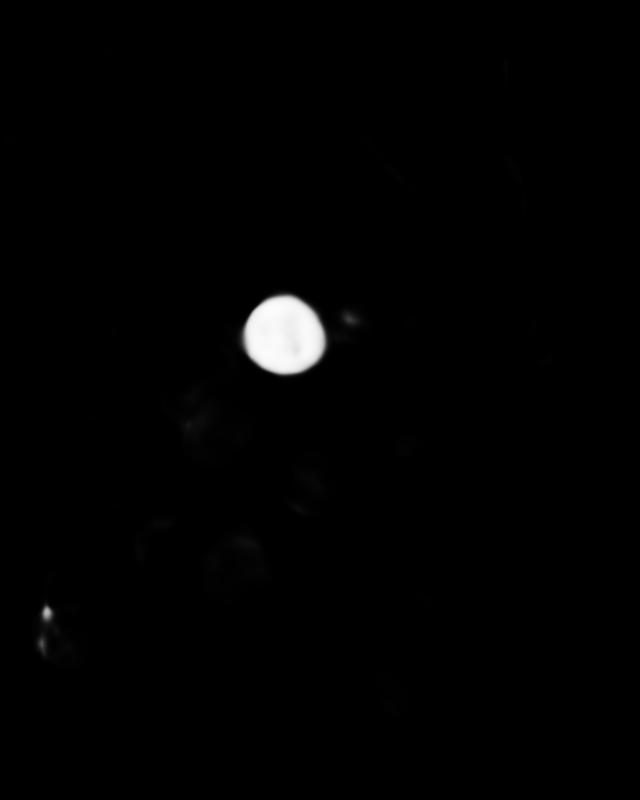

Source code (Python):
import argparse
import csv
import torch
from tqdm import tqdm
import numpy as np
from torch.utils.data import DataLoader
from torch.nn import BCELoss
import os
import yaml
import yamlloader
import random

from network import UNet, UNet_Pretrained
from data_loader import Cephalometric
from mylogger import get_mylogger, set_logger_dir
from eval import Evaluater
from utils import to_Image, voting, visualize, make_dir
from attack import FGSMAttack

def get_MICCAI(miccai):
    landmark_list = dict()
    with open('MICCAI/' + miccai +'.txt', 'r') as f:
        for i in range(19):
            coordinates = f.readline().split(',')
            coordinates = [int(item) for item in coordinates]
            landmark_list[i] = coordinates
    return landmark_list

def L1Loss(pred, gt, mask=None):
    assert(pred.shape == gt.shape)
    gap = pred - gt
    distence = gap.abs()
    if mask is not None:
        distence = distence * mask
    return distence.sum() / mask.sum()
    # return distence.mean()

def total_loss(mask, guassian_mask, heatmap, gt_y, gt_x, pred_y, pred_x, lamda, target_list=None):
    b, k, h, w = mask.shape
    logic_loss = BCELoss()
    loss_list = list()
    for i in range(mask.shape[1]):
        channel_loss = 2 * logic_loss(heatmap[0][i], guassian_mask[0][i]) +\
            (L1Loss(pred_y[0][i], gt_y[0][i], mask[0][i]) + L1Loss(pred_x[0][i], gt_x[0][i], mask[0][i]))
        loss_list.append(channel_loss)
    total_loss = np.array(loss_list).sum()
    return total_loss

def total_loss_adaptive(mask, guassian_mask, heatmap, gt_y, gt_x, pred_y, pred_x, lamda, target_list=None):
    b, k, h, w = mask.shape
    logic_loss = BCELoss()
    loss_list = list()
    for i in range(mask.shape[1]):
        channel_loss = 2 * logic_loss(heatmap[0][i], guassian_mask[0][i]) +\
            (L1Loss(pred_y[0][i], gt_y[0][i], mask[0][i]) + L1Loss(pred_x[0][i], gt_x[0][i], mask[0][i]))
        loss_list.append(channel_loss)
    loss_list_mean = torch.tensor(loss_list).mean()
    for i in range(len(loss_list)):
        loss_list[i] *= loss_list[i] / loss_list_mean
    total_loss = np.array(loss_list).sum()
    return total_loss

class Tester(object):
    def __init__(self, logger, config, net=None, tag=None, train="", args=None):
        mode = "Test1" if train == "" else "Train"
        dataset_1 = Cephalometric(config['dataset_pth'], mode)
        self.dataloader_1 = DataLoader(dataset_1, batch_size=1,
                                shuffle=False, num_workers=config['num_workers'])
        
        dataset_2 = Cephalometric(config['dataset_pth'], 'Test2')
        self.dataloader_2 = DataLoader(dataset_2, batch_size=1,
                                shuffle=False, num_workers=config['num_workers'])
        
        self.Radius = dataset_1.Radius
        self.config = config
        self.args = args
        
        self.model = net 

        self.evaluater = Evaluater(logger, dataset_1.size, \
            dataset_1.original_size, args.rand)
        self.logger = logger

        self.dataset = dataset_1

        output_file_pth = os.path.join("runs", tag, tag+"_result.csv")
        output_pth = os.path.join("runs", tag)
    
        self.output_dir = make_dir(os.path.join(output_pth, 'results'))
        self.attack_dir = make_dir(os.path.join(output_pth, 'attacks'))

        self.id_landmarks = [i for i in range(config['num_landmarks'])]

    def debug(self, net=None):
        if net is not None:
            self.model = net
        assert(hasattr(self, 'model'))
        logic_loss_list = list()
        for img, mask, guassian_mask, offset_y, offset_x, landmark_list in tqdm(self.dataloader_1):
            img, mask, offset_y, offset_x, guassian_mask = img.cuda(), mask.cuda(), \
                offset_y.cuda(), offset_x.cuda(), guassian_mask.cuda()
            with torch.no_grad():
                heatmap, regression_y, regression_x = self.model(img)
            pred_landmark = voting(heatmap, regression_y, regression_x, self.Radius)
            logic_loss = BCELoss()
            logic_loss = logic_loss(heatmap, mask)


            regression_x, regression_y = regression_x*mask, regression_y*mask
            to_Image(heatmap[0][0], show="heatmap", normalize=False)
            to_Image(guassian_mask[0][0], show="mask")
            to_Image(regression_x[0][0], show="regression_x", normalize=True)
            to_Image(offset_x[0][0], show="offset_x", normalize=True)
            to_Image(regression_y[0][0], show="regression_y", normalize=True)
            to_Image(offset_y[0][0], show="offset_y", normalize=True)
            image_gt = visualize(img, landmark_list, highlight=25)
            image_pred = visualize(img, pred_landmark, [0, 2])
            image_gt.save('gt.png')
            image_pred.save('pred.png')
            import ipdb; ipdb.set_trace()

            logic_loss_list.append(logic_loss.cpu().item())
            # import ipdb; ipdb.set_trace()
        print(sum(logic_loss_list)/self.dataset.__len__())

    def test(self, net=None):
        self.evaluater.reset()
        if net is not None:
            self.model = net
        assert(hasattr(self, 'model'))
        ID = 0

        distance_list = dict()
        mean_list = dict()
        for i in range(19):
            distance_list[i] = list()
            mean_list[i] = list()

        for img, mask, guassian_mask, offset_y, offset_x, landmark_list in tqdm(self.dataloader_1):
            img, mask, offset_y, offset_x, guassian_mask = img.cuda(), mask.cuda(), \
                offset_y.cuda(), offset_x.cuda(), guassian_mask.cuda()

            heatmap, regression_y, regression_x = self.model(img)

            pred_landmark = voting(heatmap, regression_y, regression_x, self.Radius)

            self.evaluater.record(pred_landmark, landmark_list)
            
            image_pred = visualize(img, pred_landmark)
            image_pred.save(os.path.join(self.output_dir, str(ID)+'_pred.png'))
            image_gt = visualize(img, landmark_list)
            image_pred.save(os.path.join(self.output_dir, str(ID)+'_gt.png'))
            ID += 1
            
        self.evaluater.cal_metrics()

        # For calcuating the minimum distance for each landmark

        #     for i in range(19):
        #         minimum = 9999
        #         mean = 0
        #         temp = list()
        #         for j in range(19):
        #             distance = np.linalg.norm([landmark_list[i][0] - landmark_list[j][0],\
        #                 landmark_list[i][1] - landmark_list[j][1]])
        #             mean += distance
        #             temp.append(distance)
        #             if distance < minimum and distance > 0: minimum = distance
        #         distance_list[i].append(minimum)
        #         temp.sort()
        #         mean_list[i].append(np.array(temp[1:7]).mean())
        # for i in range(19):
        #     distance_list[i] = np.array(distance_list[i]).mean()
        #     mean_list[i] = np.array(mean_list[i]).mean()
        # import pickle
        # with open('distance.pkl', 'wb') as f:
        #     pickle.dump(mean_list, f)
        # with open('top5.pkl', 'wb') as f:
        #     pickle.dump(distance_list, f)
        # import ipdb; ipdb.set_trace()
    
    def attack(self):
        counter = 0
        self.attacker = FGSMAttack(self.model, total_loss, total_loss_adaptive,\
             self.config['lambda'], self)
        attack_box = {  9: [[400, 600], [500, 700]],
                        12: [[400, 600], [100, 300]],
                        8: [[100, 300], [500, 700]],
                        10: [[100, 300], [100, 300]],
                        5: [[240, 440], [300, 500]]} #[[100, 600], [250, 750]]
        self.evaluater.reset()
        for epoch in range(2):
            for img, mask, guassian_mask, offset_y, offset_x, landmark_list in tqdm(self.dataloader_1):
                img, mask, offset_y, offset_x, guassian_mask = img.cuda(), mask.cuda(), \
                    offset_y.cuda(), offset_x.cuda(), guassian_mask.cuda()

                # Gen Random Attack Sample
                attack_sample = dict()
                attack_chosen = random.sample(self.id_landmarks, random.randint(1,\
                    self.config['num_landmarks'] - 2))
                # for key, value in attack_box.items():
                #     attack_sample[key] = [random.randint(value[0][0], value[0][1]),\
                #         random.randint(value[1][0], value[1][1])]
                for item in attack_chosen:
                    attack_sample[item] = [random.randint(100, 600),random.randint(250, 750)]
                
                # attack_sample = dict()
                # attack_sample = {0:[400, 600], 2: [300, 400]}
                # attack_sample = get_MICCAI('A')

                # adv_img = self.attacker.FGSM_Target(img, attack_sample, mode=0, debug=False, gt=landmark_list)
                task_list = [1]
                for i in task_list:
                    adv_img = self.attacker.FGSM_Target(img, attack_sample, mode=i, debug=True, gt=landmark_list)
        
                counter += 1
                if counter >= 1:
                    break
            self.evaluater.cal_metrics_attack(task_list)
            return

if __name__ == "__main__":
    # Parse command line options
    parser = argparse.ArgumentParser(description="Train a cgan Xray network")
    parser.add_argument("--tag", default='test', help="position of the output dir")
    parser.add_argument("--debug", default='', help="position of the output dir")
    parser.add_argument("--iteration", default='', help="position of the output dir")
    parser.add_argument("--attack", default='', help="position of the output dir")
    parser.add_argument("--config_file", default="config.yaml", help="default configs")
    parser.add_argument("--checkpoint_file", default="", help="default configs")
    parser.add_argument("--output_file", default="", help="default configs")
    parser.add_argument("--train", default="", help="default configs")
    parser.add_argument("--rand", default="", help="default configs")
    parser.add_argument("--epsilon", default="8", help="default configs")
    args = parser.parse_args()

    with open(os.path.join("runs", args.tag, args.config_file), "r") as f:
        config = yaml.load(f, Loader=yamlloader.ordereddict.CLoader)
    
    # Create Logger
    logger = get_mylogger()
        
    if args.iteration == '':
        iteration = config['last_epoch']
    else:
        iteration = int(args.iteration)
    
    # Load model
    # net = UNet(3, config['num_landmarks']).cuda()
    # net = Runnan(3, config['num_landmarks']).cuda()
    net = UNet_Pretrained(3, config['num_landmarks']).cuda()

    logger.info("Loading checkpoints from epoch {}".format(iteration))
    checkpoints = torch.load(os.path.join(config['runs_dir'], \
                        "model_epoch_{}.pth".format(iteration)))
    net.load_state_dict(checkpoints)
    net = torch.nn.DataParallel(net)

    tester = Tester(logger, config, net, args.tag, args.train, args)
    if args.debug != '':
        tester.debug()

    if args.attack == '':
        tester.test()
    else:
        tester.attack()
